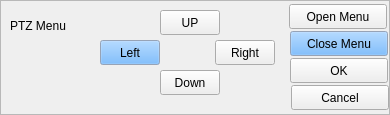
  <widget class="QFrame" name="frame14_2">
   <property name="geometry">
    <rect>
     <x>498</x>
     <y>10</y>
     <width>390</width>
     <height>115</height>
    </rect>
   </property>
   <property name="frameShape">
    <enum>QFrame::StyledPanel</enum>
   </property>
   <property name="frameShadow">
    <enum>QFrame::Plain</enum>
   </property>
   <widget class="QLabel" name="textLabel1_3">
    <property name="geometry">
     <rect>
      <x>10</x>
      <y>10</y>
      <width>81</width>
      <height>31</height>
     </rect>
    </property>
    <property name="text">
     <string>PTZ Menu</string>
    </property>
    <property name="wordWrap">
     <bool>false</bool>
    </property>
   </widget>
   <widget class="QPushButton" name="ButMenuLeft">
    <property name="geometry">
     <rect>
      <x>100</x>
      <y>40</y>
      <width>60</width>
      <height>25</height>
     </rect>
    </property>
    <property name="palette">
     <palette>
      <active>
       <colorrole role="WindowText">
        <brush brushstyle="SolidPattern">
         <color alpha="255">
          <red>0</red>
          <green>0</green>
          <blue>0</blue>
         </color>
        </brush>
       </colorrole>
       <colorrole role="Button">
        <brush brushstyle="SolidPattern">
         <color alpha="255">
          <red>85</red>
          <green>170</green>
          <blue>255</blue>
         </color>
        </brush>
       </colorrole>
       <colorrole role="Light">
        <brush brushstyle="SolidPattern">
         <color alpha="255">
          <red>212</red>
          <green>234</green>
          <blue>255</blue>
         </color>
        </brush>
       </colorrole>
       <colorrole role="Midlight">
        <brush brushstyle="SolidPattern">
         <color alpha="255">
          <red>148</red>
          <green>202</green>
          <blue>255</blue>
         </color>
        </brush>
       </colorrole>
       <colorrole role="Dark">
        <brush brushstyle="SolidPattern">
         <color alpha="255">
          <red>42</red>
          <green>85</green>
          <blue>127</blue>
         </color>
        </brush>
       </colorrole>
       <colorrole role="Mid">
        <brush brushstyle="SolidPattern">
         <color alpha="255">
          <red>57</red>
          <green>113</green>
          <blue>170</blue>
         </color>
        </brush>
       </colorrole>
       <colorrole role="Text">
        <brush brushstyle="SolidPattern">
         <color alpha="255">
          <red>0</red>
          <green>0</green>
          <blue>0</blue>
         </color>
        </brush>
       </colorrole>
       <colorrole role="BrightText">
        <brush brushstyle="SolidPattern">
         <color alpha="255">
          <red>255</red>
          <green>255</green>
          <blue>255</blue>
         </color>
        </brush>
       </colorrole>
       <colorrole role="ButtonText">
        <brush brushstyle="SolidPattern">
         <color alpha="255">
          <red>0</red>
          <green>0</green>
          <blue>0</blue>
         </color>
        </brush>
       </colorrole>
       <colorrole role="Base">
        <brush brushstyle="SolidPattern">
         <color alpha="255">
          <red>255</red>
          <green>255</green>
          <blue>255</blue>
         </color>
        </brush>
       </colorrole>
       <colorrole role="Window">
        <brush brushstyle="SolidPattern">
         <color alpha="255">
          <red>212</red>
          <green>228</green>
          <blue>255</blue>
         </color>
        </brush>
       </colorrole>
       <colorrole role="Shadow">
        <brush brushstyle="SolidPattern">
         <color alpha="255">
          <red>0</red>
          <green>0</green>
          <blue>0</blue>
         </color>
        </brush>
       </colorrole>
       <colorrole role="Highlight">
        <brush brushstyle="SolidPattern">
         <color alpha="255">
          <red>0</red>
          <green>0</green>
          <blue>128</blue>
         </color>
        </brush>
       </colorrole>
       <colorrole role="HighlightedText">
        <brush brushstyle="SolidPattern">
         <color alpha="255">
          <red>255</red>
          <green>255</green>
          <blue>255</blue>
         </color>
        </brush>
       </colorrole>
       <colorrole role="Link">
        <brush brushstyle="SolidPattern">
         <color alpha="255">
          <red>0</red>
          <green>0</green>
          <blue>0</blue>
         </color>
        </brush>
       </colorrole>
       <colorrole role="LinkVisited">
        <brush brushstyle="SolidPattern">
         <color alpha="255">
          <red>0</red>
          <green>0</green>
          <blue>0</blue>
         </color>
        </brush>
       </colorrole>
      </active>
      <inactive>
       <colorrole role="WindowText">
        <brush brushstyle="SolidPattern">
         <color alpha="255">
          <red>0</red>
          <green>0</green>
          <blue>0</blue>
         </color>
        </brush>
       </colorrole>
       <colorrole role="Button">
        <brush brushstyle="SolidPattern">
         <color alpha="255">
          <red>85</red>
          <green>170</green>
          <blue>255</blue>
         </color>
        </brush>
       </colorrole>
       <colorrole role="Light">
        <brush brushstyle="SolidPattern">
         <color alpha="255">
          <red>212</red>
          <green>234</green>
          <blue>255</blue>
         </color>
        </brush>
       </colorrole>
       <colorrole role="Midlight">
        <brush brushstyle="SolidPattern">
         <color alpha="255">
          <red>123</red>
          <green>189</green>
          <blue>255</blue>
         </color>
        </brush>
       </colorrole>
       <colorrole role="Dark">
        <brush brushstyle="SolidPattern">
         <color alpha="255">
          <red>42</red>
          <green>85</green>
          <blue>127</blue>
         </color>
        </brush>
       </colorrole>
       <colorrole role="Mid">
        <brush brushstyle="SolidPattern">
         <color alpha="255">
          <red>57</red>
          <green>113</green>
          <blue>170</blue>
         </color>
        </brush>
       </colorrole>
       <colorrole role="Text">
        <brush brushstyle="SolidPattern">
         <color alpha="255">
          <red>0</red>
          <green>0</green>
          <blue>0</blue>
         </color>
        </brush>
       </colorrole>
       <colorrole role="BrightText">
        <brush brushstyle="SolidPattern">
         <color alpha="255">
          <red>255</red>
          <green>255</green>
          <blue>255</blue>
         </color>
        </brush>
       </colorrole>
       <colorrole role="ButtonText">
        <brush brushstyle="SolidPattern">
         <color alpha="255">
          <red>0</red>
          <green>0</green>
          <blue>0</blue>
         </color>
        </brush>
       </colorrole>
       <colorrole role="Base">
        <brush brushstyle="SolidPattern">
         <color alpha="255">
          <red>255</red>
          <green>255</green>
          <blue>255</blue>
         </color>
        </brush>
       </colorrole>
       <colorrole role="Window">
        <brush brushstyle="SolidPattern">
         <color alpha="255">
          <red>212</red>
          <green>228</green>
          <blue>255</blue>
         </color>
        </brush>
       </colorrole>
       <colorrole role="Shadow">
        <brush brushstyle="SolidPattern">
         <color alpha="255">
          <red>0</red>
          <green>0</green>
          <blue>0</blue>
         </color>
        </brush>
       </colorrole>
       <colorrole role="Highlight">
        <brush brushstyle="SolidPattern">
         <color alpha="255">
          <red>0</red>
          <green>0</green>
          <blue>128</blue>
         </color>
        </brush>
       </colorrole>
       <colorrole role="HighlightedText">
        <brush brushstyle="SolidPattern">
         <color alpha="255">
          <red>255</red>
          <green>255</green>
          <blue>255</blue>
         </color>
        </brush>
       </colorrole>
       <colorrole role="Link">
        <brush brushstyle="SolidPattern">
         <color alpha="255">
          <red>0</red>
          <green>0</green>
          <blue>255</blue>
         </color>
        </brush>
       </colorrole>
       <colorrole role="LinkVisited">
        <brush brushstyle="SolidPattern">
         <color alpha="255">
          <red>255</red>
          <green>0</green>
          <blue>255</blue>
         </color>
        </brush>
       </colorrole>
      </inactive>
      <disabled>
       <colorrole role="WindowText">
        <brush brushstyle="SolidPattern">
         <color alpha="255">
          <red>128</red>
          <green>128</green>
          <blue>128</blue>
         </color>
        </brush>
       </colorrole>
       <colorrole role="Button">
        <brush brushstyle="SolidPattern">
         <color alpha="255">
          <red>85</red>
          <green>170</green>
          <blue>255</blue>
         </color>
        </brush>
       </colorrole>
       <colorrole role="Light">
        <brush brushstyle="SolidPattern">
         <color alpha="255">
          <red>212</red>
          <green>234</green>
          <blue>255</blue>
         </color>
        </brush>
       </colorrole>
       <colorrole role="Midlight">
        <brush brushstyle="SolidPattern">
         <color alpha="255">
          <red>123</red>
          <green>189</green>
          <blue>255</blue>
         </color>
        </brush>
       </colorrole>
       <colorrole role="Dark">
        <brush brushstyle="SolidPattern">
         <color alpha="255">
          <red>42</red>
          <green>85</green>
          <blue>127</blue>
         </color>
        </brush>
       </colorrole>
       <colorrole role="Mid">
        <brush brushstyle="SolidPattern">
         <color alpha="255">
          <red>57</red>
          <green>113</green>
          <blue>170</blue>
         </color>
        </brush>
       </colorrole>
       <colorrole role="Text">
        <brush brushstyle="SolidPattern">
         <color alpha="255">
          <red>128</red>
          <green>128</green>
          <blue>128</blue>
         </color>
        </brush>
       </colorrole>
       <colorrole role="BrightText">
        <brush brushstyle="SolidPattern">
         <color alpha="255">
          <red>255</red>
          <green>255</green>
          <blue>255</blue>
         </color>
        </brush>
       </colorrole>
       <colorrole role="ButtonText">
        <brush brushstyle="SolidPattern">
         <color alpha="255">
          <red>128</red>
          <green>128</green>
          <blue>128</blue>
         </color>
        </brush>
       </colorrole>
       <colorrole role="Base">
        <brush brushstyle="SolidPattern">
         <color alpha="255">
          <red>255</red>
          <green>255</green>
          <blue>255</blue>
         </color>
        </brush>
       </colorrole>
       <colorrole role="Window">
        <brush brushstyle="SolidPattern">
         <color alpha="255">
          <red>212</red>
          <green>228</green>
          <blue>255</blue>
         </color>
        </brush>
       </colorrole>
       <colorrole role="Shadow">
        <brush brushstyle="SolidPattern">
         <color alpha="255">
          <red>0</red>
          <green>0</green>
          <blue>0</blue>
         </color>
        </brush>
       </colorrole>
       <colorrole role="Highlight">
        <brush brushstyle="SolidPattern">
         <color alpha="255">
          <red>0</red>
          <green>0</green>
          <blue>128</blue>
         </color>
        </brush>
       </colorrole>
       <colorrole role="HighlightedText">
        <brush brushstyle="SolidPattern">
         <color alpha="255">
          <red>255</red>
          <green>255</green>
          <blue>255</blue>
         </color>
        </brush>
       </colorrole>
       <colorrole role="Link">
        <brush brushstyle="SolidPattern">
         <color alpha="255">
          <red>0</red>
          <green>0</green>
          <blue>255</blue>
         </color>
        </brush>
       </colorrole>
       <colorrole role="LinkVisited">
        <brush brushstyle="SolidPattern">
         <color alpha="255">
          <red>255</red>
          <green>0</green>
          <blue>255</blue>
         </color>
        </brush>
       </colorrole>
      </disabled>
     </palette>
    </property>
    <property name="text">
     <string>Left</string>
    </property>
   </widget>
   <widget class="QPushButton" name="ButMenuUP">
    <property name="geometry">
     <rect>
      <x>160</x>
      <y>10</y>
      <width>60</width>
      <height>25</height>
     </rect>
    </property>
    <property name="text">
     <string>UP</string>
    </property>
   </widget>
   <widget class="QPushButton" name="ButMenuDown">
    <property name="geometry">
     <rect>
      <x>160</x>
      <y>70</y>
      <width>60</width>
      <height>25</height>
     </rect>
    </property>
    <property name="text">
     <string>Down</string>
    </property>
   </widget>
   <widget class="QPushButton" name="ButMenuRight">
    <property name="geometry">
     <rect>
      <x>215</x>
      <y>40</y>
      <width>60</width>
      <height>25</height>
     </rect>
    </property>
    <property name="text">
     <string>Right</string>
    </property>
   </widget>
   <widget class="QPushButton" name="ButOpenMenu">
    <property name="geometry">
     <rect>
      <x>289</x>
      <y>4</y>
      <width>98</width>
      <height>25</height>
     </rect>
    </property>
    <property name="text">
     <string>Open Menu</string>
    </property>
   </widget>
   <widget class="QPushButton" name="ButCloseMenu">
    <property name="geometry">
     <rect>
      <x>290</x>
      <y>31</y>
      <width>98</width>
      <height>25</height>
     </rect>
    </property>
    <property name="palette">
     <palette>
      <active>
       <colorrole role="WindowText">
        <brush brushstyle="SolidPattern">
         <color alpha="255">
          <red>0</red>
          <green>0</green>
          <blue>0</blue>
         </color>
        </brush>
       </colorrole>
       <colorrole role="Button">
        <brush brushstyle="SolidPattern">
         <color alpha="255">
          <red>85</red>
          <green>170</green>
          <blue>255</blue>
         </color>
        </brush>
       </colorrole>
       <colorrole role="Light">
        <brush brushstyle="SolidPattern">
         <color alpha="255">
          <red>212</red>
          <green>234</green>
          <blue>255</blue>
         </color>
        </brush>
       </colorrole>
       <colorrole role="Midlight">
        <brush brushstyle="SolidPattern">
         <color alpha="255">
          <red>148</red>
          <green>202</green>
          <blue>255</blue>
         </color>
        </brush>
       </colorrole>
       <colorrole role="Dark">
        <brush brushstyle="SolidPattern">
         <color alpha="255">
          <red>42</red>
          <green>85</green>
          <blue>127</blue>
         </color>
        </brush>
       </colorrole>
       <colorrole role="Mid">
        <brush brushstyle="SolidPattern">
         <color alpha="255">
          <red>57</red>
          <green>113</green>
          <blue>170</blue>
         </color>
        </brush>
       </colorrole>
       <colorrole role="Text">
        <brush brushstyle="SolidPattern">
         <color alpha="255">
          <red>0</red>
          <green>0</green>
          <blue>0</blue>
         </color>
        </brush>
       </colorrole>
       <colorrole role="BrightText">
        <brush brushstyle="SolidPattern">
         <color alpha="255">
          <red>255</red>
          <green>255</green>
          <blue>255</blue>
         </color>
        </brush>
       </colorrole>
       <colorrole role="ButtonText">
        <brush brushstyle="SolidPattern">
         <color alpha="255">
          <red>0</red>
          <green>0</green>
          <blue>0</blue>
         </color>
        </brush>
       </colorrole>
       <colorrole role="Base">
        <brush brushstyle="SolidPattern">
         <color alpha="255">
          <red>255</red>
          <green>255</green>
          <blue>255</blue>
         </color>
        </brush>
       </colorrole>
       <colorrole role="Window">
        <brush brushstyle="SolidPattern">
         <color alpha="255">
          <red>212</red>
          <green>228</green>
          <blue>255</blue>
         </color>
        </brush>
       </colorrole>
       <colorrole role="Shadow">
        <brush brushstyle="SolidPattern">
         <color alpha="255">
          <red>0</red>
          <green>0</green>
          <blue>0</blue>
         </color>
        </brush>
       </colorrole>
       <colorrole role="Highlight">
        <brush brushstyle="SolidPattern">
         <color alpha="255">
          <red>0</red>
          <green>0</green>
          <blue>128</blue>
         </color>
        </brush>
       </colorrole>
       <colorrole role="HighlightedText">
        <brush brushstyle="SolidPattern">
         <color alpha="255">
          <red>255</red>
          <green>255</green>
          <blue>255</blue>
         </color>
        </brush>
       </colorrole>
       <colorrole role="Link">
        <brush brushstyle="SolidPattern">
         <color alpha="255">
          <red>0</red>
          <green>0</green>
          <blue>0</blue>
         </color>
        </brush>
       </colorrole>
       <colorrole role="LinkVisited">
        <brush brushstyle="SolidPattern">
         <color alpha="255">
          <red>0</red>
          <green>0</green>
          <blue>0</blue>
         </color>
        </brush>
       </colorrole>
      </active>
      <inactive>
       <colorrole role="WindowText">
        <brush brushstyle="SolidPattern">
         <color alpha="255">
          <red>0</red>
          <green>0</green>
          <blue>0</blue>
         </color>
        </brush>
       </colorrole>
       <colorrole role="Button">
        <brush brushstyle="SolidPattern">
         <color alpha="255">
          <red>85</red>
          <green>170</green>
          <blue>255</blue>
         </color>
        </brush>
       </colorrole>
       <colorrole role="Light">
        <brush brushstyle="SolidPattern">
         <color alpha="255">
          <red>212</red>
          <green>234</green>
          <blue>255</blue>
         </color>
        </brush>
       </colorrole>
       <colorrole role="Midlight">
        <brush brushstyle="SolidPattern">
         <color alpha="255">
          <red>123</red>
          <green>189</green>
          <blue>255</blue>
         </color>
        </brush>
       </colorrole>
       <colorrole role="Dark">
        <brush brushstyle="SolidPattern">
         <color alpha="255">
          <red>42</red>
          <green>85</green>
          <blue>127</blue>
         </color>
        </brush>
       </colorrole>
       <colorrole role="Mid">
        <brush brushstyle="SolidPattern">
         <color alpha="255">
          <red>57</red>
          <green>113</green>
          <blue>170</blue>
         </color>
        </brush>
       </colorrole>
       <colorrole role="Text">
        <brush brushstyle="SolidPattern">
         <color alpha="255">
          <red>0</red>
          <green>0</green>
          <blue>0</blue>
         </color>
        </brush>
       </colorrole>
       <colorrole role="BrightText">
        <brush brushstyle="SolidPattern">
         <color alpha="255">
          <red>255</red>
          <green>255</green>
          <blue>255</blue>
         </color>
        </brush>
       </colorrole>
       <colorrole role="ButtonText">
        <brush brushstyle="SolidPattern">
         <color alpha="255">
          <red>0</red>
          <green>0</green>
          <blue>0</blue>
         </color>
        </brush>
       </colorrole>
       <colorrole role="Base">
        <brush brushstyle="SolidPattern">
         <color alpha="255">
          <red>255</red>
          <green>255</green>
          <blue>255</blue>
         </color>
        </brush>
       </colorrole>
       <colorrole role="Window">
        <brush brushstyle="SolidPattern">
         <color alpha="255">
          <red>212</red>
          <green>228</green>
          <blue>255</blue>
         </color>
        </brush>
       </colorrole>
       <colorrole role="Shadow">
        <brush brushstyle="SolidPattern">
         <color alpha="255">
          <red>0</red>
          <green>0</green>
          <blue>0</blue>
         </color>
        </brush>
       </colorrole>
       <colorrole role="Highlight">
        <brush brushstyle="SolidPattern">
         <color alpha="255">
          <red>0</red>
          <green>0</green>
          <blue>128</blue>
         </color>
        </brush>
       </colorrole>
       <colorrole role="HighlightedText">
        <brush brushstyle="SolidPattern">
         <color alpha="255">
          <red>255</red>
          <green>255</green>
          <blue>255</blue>
         </color>
        </brush>
       </colorrole>
       <colorrole role="Link">
        <brush brushstyle="SolidPattern">
         <color alpha="255">
          <red>0</red>
          <green>0</green>
          <blue>255</blue>
         </color>
        </brush>
       </colorrole>
       <colorrole role="LinkVisited">
        <brush brushstyle="SolidPattern">
         <color alpha="255">
          <red>255</red>
          <green>0</green>
          <blue>255</blue>
         </color>
        </brush>
       </colorrole>
      </inactive>
      <disabled>
       <colorrole role="WindowText">
        <brush brushstyle="SolidPattern">
         <color alpha="255">
          <red>128</red>
          <green>128</green>
          <blue>128</blue>
         </color>
        </brush>
       </colorrole>
       <colorrole role="Button">
        <brush brushstyle="SolidPattern">
         <color alpha="255">
          <red>85</red>
          <green>170</green>
          <blue>255</blue>
         </color>
        </brush>
       </colorrole>
       <colorrole role="Light">
        <brush brushstyle="SolidPattern">
         <color alpha="255">
          <red>212</red>
          <green>234</green>
          <blue>255</blue>
         </color>
        </brush>
       </colorrole>
       <colorrole role="Midlight">
        <brush brushstyle="SolidPattern">
         <color alpha="255">
          <red>123</red>
          <green>189</green>
          <blue>255</blue>
         </color>
        </brush>
       </colorrole>
       <colorrole role="Dark">
        <brush brushstyle="SolidPattern">
         <color alpha="255">
          <red>42</red>
          <green>85</green>
          <blue>127</blue>
         </color>
        </brush>
       </colorrole>
       <colorrole role="Mid">
        <brush brushstyle="SolidPattern">
         <color alpha="255">
          <red>57</red>
          <green>113</green>
          <blue>170</blue>
         </color>
        </brush>
       </colorrole>
       <colorrole role="Text">
        <brush brushstyle="SolidPattern">
         <color alpha="255">
          <red>128</red>
          <green>128</green>
          <blue>128</blue>
         </color>
        </brush>
       </colorrole>
       <colorrole role="BrightText">
        <brush brushstyle="SolidPattern">
         <color alpha="255">
          <red>255</red>
          <green>255</green>
          <blue>255</blue>
         </color>
        </brush>
       </colorrole>
       <colorrole role="ButtonText">
        <brush brushstyle="SolidPattern">
         <color alpha="255">
          <red>128</red>
          <green>128</green>
          <blue>128</blue>
         </color>
        </brush>
       </colorrole>
       <colorrole role="Base">
        <brush brushstyle="SolidPattern">
         <color alpha="255">
          <red>255</red>
          <green>255</green>
          <blue>255</blue>
         </color>
        </brush>
       </colorrole>
       <colorrole role="Window">
        <brush brushstyle="SolidPattern">
         <color alpha="255">
          <red>212</red>
          <green>228</green>
          <blue>255</blue>
         </color>
        </brush>
       </colorrole>
       <colorrole role="Shadow">
        <brush brushstyle="SolidPattern">
         <color alpha="255">
          <red>0</red>
          <green>0</green>
          <blue>0</blue>
         </color>
        </brush>
       </colorrole>
       <colorrole role="Highlight">
        <brush brushstyle="SolidPattern">
         <color alpha="255">
          <red>0</red>
          <green>0</green>
          <blue>128</blue>
         </color>
        </brush>
       </colorrole>
       <colorrole role="HighlightedText">
        <brush brushstyle="SolidPattern">
         <color alpha="255">
          <red>255</red>
          <green>255</green>
          <blue>255</blue>
         </color>
        </brush>
       </colorrole>
       <colorrole role="Link">
        <brush brushstyle="SolidPattern">
         <color alpha="255">
          <red>0</red>
          <green>0</green>
          <blue>255</blue>
         </color>
        </brush>
       </colorrole>
       <colorrole role="LinkVisited">
        <brush brushstyle="SolidPattern">
         <color alpha="255">
          <red>255</red>
          <green>0</green>
          <blue>255</blue>
         </color>
        </brush>
       </colorrole>
      </disabled>
     </palette>
    </property>
    <property name="text">
     <string>Close Menu</string>
    </property>
   </widget>
   <widget class="QPushButton" name="ButMenuOK">
    <property name="geometry">
     <rect>
      <x>290</x>
      <y>58</y>
      <width>98</width>
      <height>25</height>
     </rect>
    </property>
    <property name="text">
     <string>OK</string>
    </property>
   </widget>
   <widget class="QPushButton" name="ButMenuCancel">
    <property name="geometry">
     <rect>
      <x>291</x>
      <y>85</y>
      <width>98</width>
      <height>25</height>
     </rect>
    </property>
    <property name="text">
     <string>Cancel</string>
    </property>
   </widget>
  </widget>
